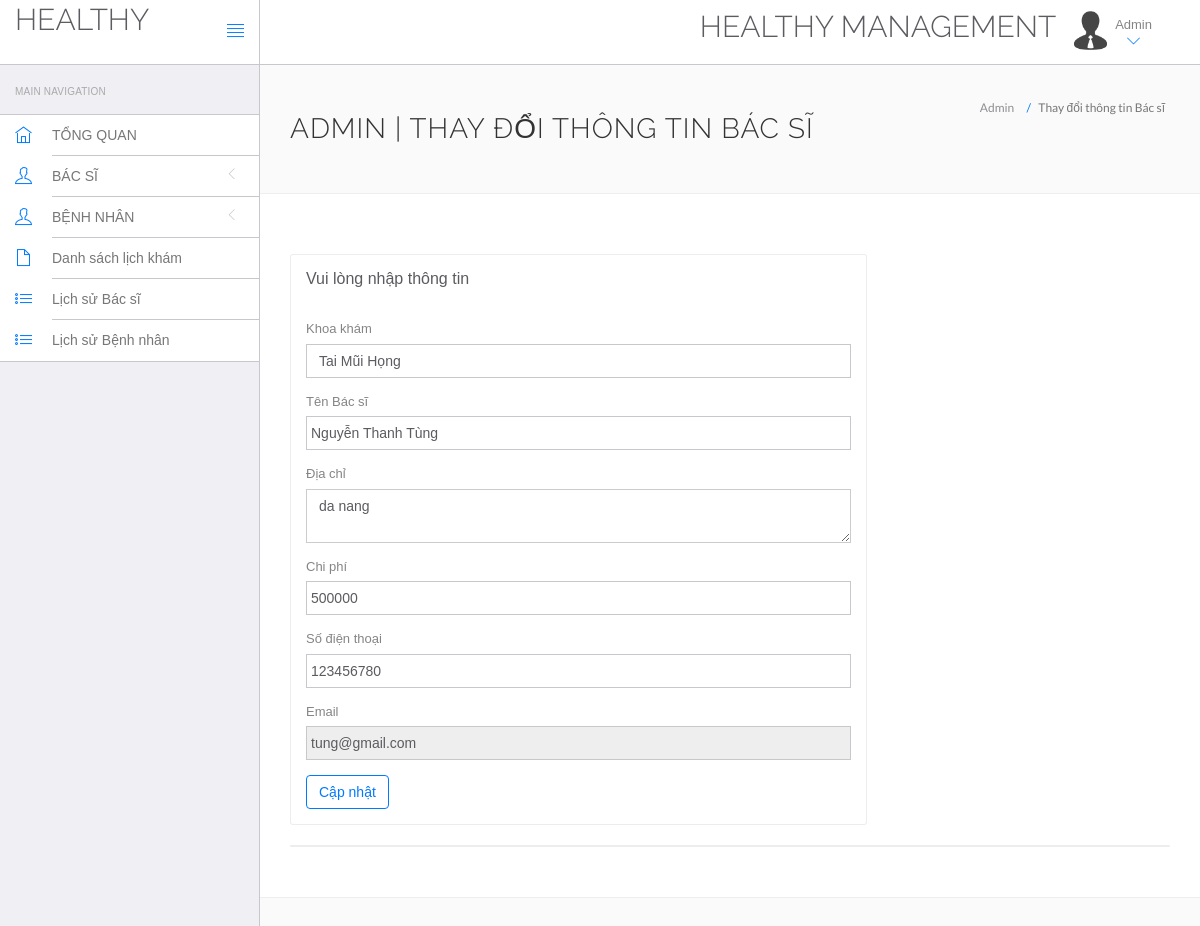
Screenshot of /hms/admin/edit-doctor.php?id=8 (signed in) with the database file from the repository.
### tables this page shows
CREATE TABLE IF NOT EXISTS `doctors` (
  `id` int(11) NOT NULL AUTO_INCREMENT,
  `specilization` varchar(255) NOT NULL,
  `doctorName` varchar(255) NOT NULL,
  `address` longtext NOT NULL,
  `docFees` varchar(255) NOT NULL,
  `contactno` bigint(11) NOT NULL,
  `docEmail` varchar(255) NOT NULL,
  `password` varchar(255) NOT NULL,
  `creationDate` timestamp NOT NULL DEFAULT CURRENT_TIMESTAMP,
  `updationDate` varchar(255) NOT NULL,
  PRIMARY KEY (`id`)
);

### hms/admin/edit-doctor.php (the view, shortened to what this page needs)
<?php
$did=intval($_GET['id']);
?>
<!DOCTYPE html>
<html lang="en">
	<head>
		<link rel="stylesheet" href="vendor/bootstrap/css/bootstrap.min.css">
		<link rel="stylesheet" href="vendor/fontawesome/css/font-awesome.min.css">
		<link rel="stylesheet" href="vendor/themify-icons/themify-icons.min.css">
		<link href="vendor/animate.css/animate.min.css" rel="stylesheet" media="screen">
		<link href="vendor/perfect-scrollbar/perfect-scrollbar.min.css" rel="stylesheet" media="screen">
		<link href="vendor/switchery/switchery.min.css" rel="stylesheet" media="screen">
		<link href="vendor/bootstrap-touchspin/jquery.bootstrap-touchspin.min.css" rel="stylesheet" media="screen">
		<link href="vendor/select2/select2.min.css" rel="stylesheet" media="screen">
		<link href="vendor/bootstrap-datepicker/bootstrap-datepicker3.standalone.min.css" rel="stylesheet" media="screen">
		<link href="vendor/bootstrap-timepicker/bootstrap-timepicker.min.css" rel="stylesheet" media="screen">
		<link rel="stylesheet" href="assets/css/styles.css">
		<link rel="stylesheet" href="assets/css/plugins.css">
		<link rel="stylesheet" href="assets/css/themes/theme-1.css" id="skin_color" />
	</head>
	<body>
		<div id="app">
<?php include('include/sidebar.php');?>
			<div class="app-content">
						<?php include('include/header.php');?>
				<div class="main-content" >
					<div class="wrap-content container" id="container">
						<section id="page-title">
							<div class="row">
								<div class="col-sm-8">
									<h1 class="mainTitle">Admin | Thay đổi thông tin Bác sĩ</h1>
																	</div>
								<ol class="breadcrumb">
									<li>
										<span>Admin</span>
									</li>
									<li class="active">
										<span>Thay đổi thông tin Bác sĩ</span>
									</li>
								</ol>
							</div>
						</section>
						<div class="container-fluid container-fullw bg-white">
							<div class="row">
								<div class="col-md-12">
									<div class="row margin-top-30">
										<div class="col-lg-8 col-md-12">
											<div class="panel panel-white">
												<div class="panel-heading">
													<h5 class="panel-title">Vui lòng nhập thông tin</h5>
												</div>
												<div class="panel-body">
									<?php $sql=mysql_query("select * from doctors where id='$did'");
while($data=mysql_fetch_array($sql))
{
?>
													<form role="form" name="adddoc" method="post" onSubmit="return valid();">
														<div class="form-group">
															<label for="DoctorSpecialization">
																Khoa khám
															</label>
							<select name="Doctorspecialization" class="form-control" required="required">
					<option value="<?php echo htmlentities($data['specilization']);?>">
					<?php echo htmlentities($data['specilization']);?></option>
															</select>
														</div>
<div class="form-group">
															<label for="doctorname">
																Tên Bác sĩ
															</label>
	<input type="text" name="docname" class="form-control" value="<?php echo htmlentities($data['doctorName']);?>" >
														</div>
<div class="form-group">
															<label for="address">
																 Địa chỉ
															</label>
					<textarea name="clinicaddress" class="form-control"><?php echo htmlentities($data['address']);?></textarea>
														</div>
<div class="form-group">
															<label for="fess">
																 Chi phí
															</label>
		<input type="text" name="docfees" class="form-control" required="required"  value="<?php echo htmlentities($data['docFees']);?>" >
														</div>
<div class="form-group">
									<label for="fess">
																 Số điện thoại
															</label>
					<input type="text" name="doccontact" class="form-control" required="required"  value="<?php echo htmlentities($data['contactno']);?>">
														</div>
<div class="form-group">
									<label for="fess">
																 Email
															</label>
					<input type="email" name="docemail" class="form-control"  readonly="readonly"  value="<?php echo htmlentities($data['docEmail']);?>">
														</div>
														<?php } ?>
														<button type="submit" name="submit" class="btn btn-o btn-primary">
															Cập nhật
														</button>
													</form>
												</div>
											</div>
										</div>
											</div>
										</div>
									<div class="col-lg-12 col-md-12">
											<div class="panel panel-white">
											</div>
										</div>
									</div>
								</div>
							</div>
						</div>
					</div>
				</div>
	</body>
</html>

### hms/admin/assets/css/themes/theme-1.css (style rules this page uses)
body { background: #FAFAFA; }

### rows the page displays
doctors: Doctorspecialization "Tai Mũi Họng", docname "Nguyễn Thanh Tùng", clinicaddress "da nang", docfees "500000", doccontact "123456780", docemail "tung@gmail.com"
